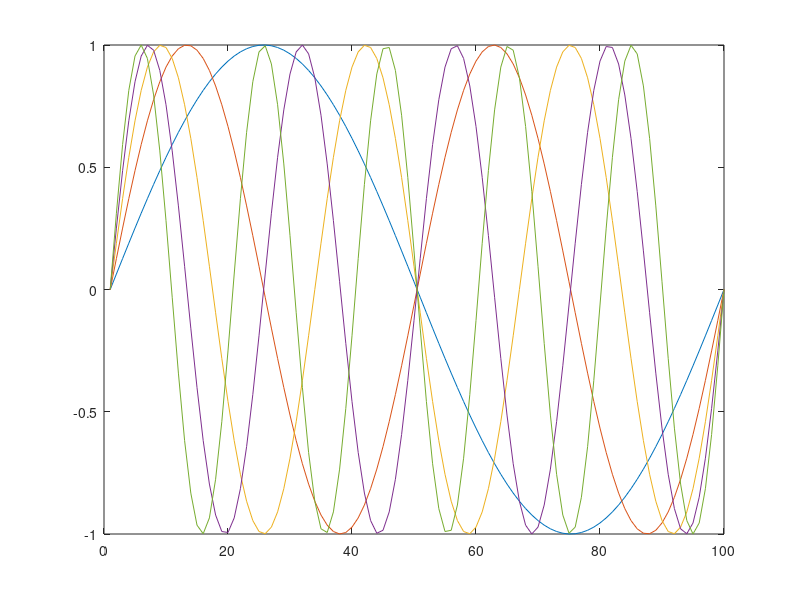

Reproduce this figure in MATLAB.
clc;
clear;

basis_rank = 5;
record_integral = zeros(basis_rank,basis_rank);

for row = 1:basis_rank
    for column = 1:basis_rank
        fun = @(x) sqrt(2)*sin (2*pi*x*row).*sqrt(2).*sin(2*pi*x*column);
        integral_result = integral(fun,0,1);
        
        record_integral(row,column) = integral_result;
        
        
    end
end

record_integral


x  = linspace(0, 1, 100).';
plot_basis = [];
for index = 1:basis_rank
    U0 = sin(2*pi*x*index);
    plot_basis = [plot_basis,U0];
end

plot(plot_basis)